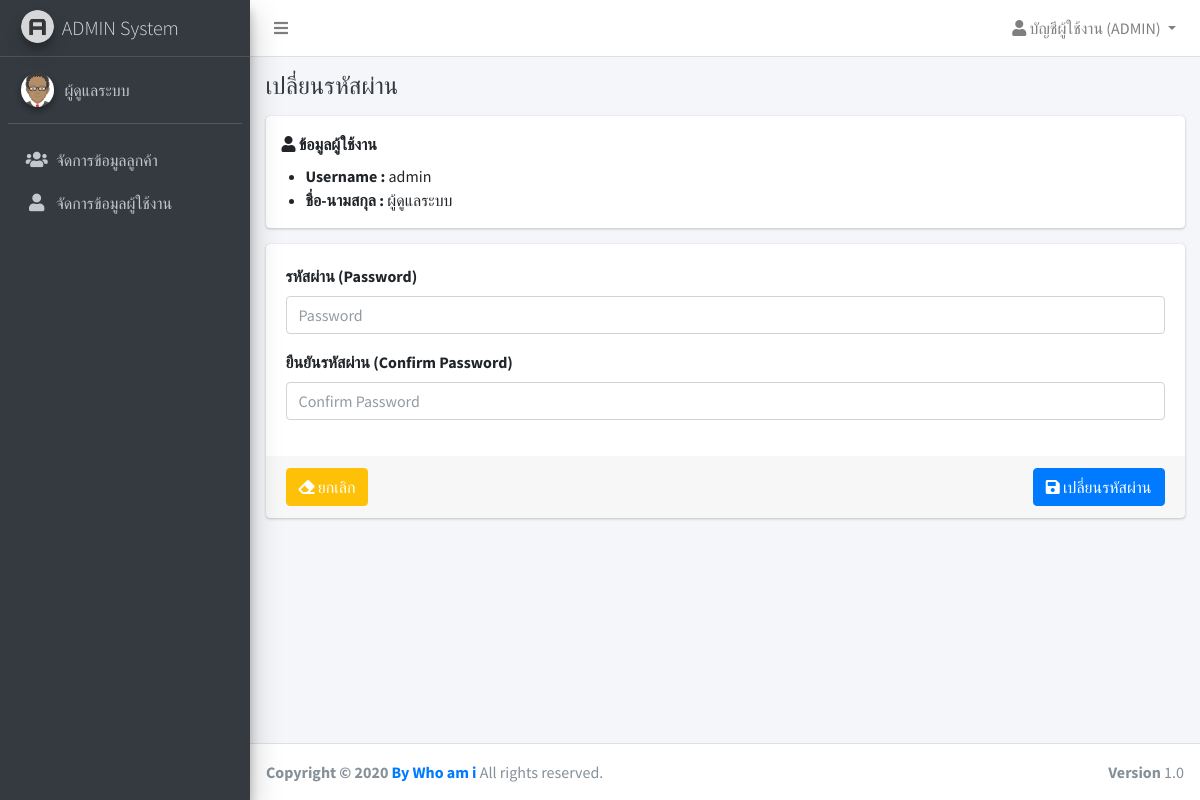
The app's page /admin/profile/password.php (signed in) with its own data.
### tables this page shows
CREATE TABLE `users` (
  `id` int(11) NOT NULL,
  `username` varchar(32) NOT NULL,
  `password` varchar(64) NOT NULL,
  `name` varchar(255) NOT NULL,
  `is_owner` int(1) NOT NULL,
  `created_at` timestamp NOT NULL DEFAULT current_timestamp(),
  `updated_at` timestamp NULL DEFAULT NULL ON UPDATE current_timestamp()
);

### app/SQLiManager.php (called while the page is built, shortened)
<?php
if(class_exists('SQLiManager') === false)
{
	class SQLiManager{
		var $table;
		var $field;
		var $condition;
		public function SQLiManager()
		{
			$this->connect = mysqli_connect(DB_HOST,DB_USER,DB_PASS,DB_NAME);
			$cs1 = "SET character_set_results=utf8";
			mysqli_query($this->connect,$cs1) or die('Error query: ' . mysqli_error($this->connect));
			$cs2 = "SET character_set_client = utf8";
			mysqli_query($this->connect,$cs2) or die('Error query: ' . mysqli_error($this->connect));
			$cs3 = "SET character_set_connection = utf8";
			mysqli_query($this->connect,$cs3) or die('Error query: ' . mysqli_error($this->connect));
			$this->field="*";
		}
		public function select()
		{
			$this->sql="SELECT $this->field FROM $this->table $this->condition";
			$result=mysqli_query($this->connect,$this->sql) or trigger_error(mysqli_error($this->connect),E_USER_ERROR);
			return $result;
		}
	}
}
?>

### app/check_auth.php (called while the page is built, shortened)
<?php
$sql = new SQLiManager();
if( !empty($_SESSION["admin"]) ){
	$sql->table = "users";
	$sql->field = "name, username";
	$sql->condition = "WHERE id={$_SESSION["admin"]}";
	$rsAuth = $sql->select();
}
if( !empty($rsAuth) ){
	if( mysqli_num_rows($rsAuth) <= 0 ){
		session_destroy();
		ob_clean();
		header("location:".URL);
	}
	else{
		$auth = mysqli_fetch_assoc($rsAuth);
	}
}

### admin/layouts/menu_init.php (called while the page is built)
<?php
$menu[] = ["label"=>"จัดการข้อมูลลูกค้า", "key"=>"customers", "url"=>URL."admin/customers", 'icon'=>'fa fa-users'];
$menu[] = ["label"=>"จัดการข้อมูลผู้ใช้งาน", "key"=>"users", "url"=>URL."admin/users", 'icon'=>'fa fa-user'];
?>

### admin/profile/password.php (the view, shortened to what this page needs)
<?php
$_title = "เปลี่ยนรหัสผ่าน";
include("../layouts/header.php");
include($_pathURL."admin/layouts/navbar.php");
include($_pathURL."admin/layouts/menu.php");
$sql->table = "users";
$sql->condition = "WHERE id='{$_SESSION["admin"]}' LIMIT 1";
$query = $sql->select();
$result = mysqli_fetch_assoc($query);
?>
<div class="content-wrapper">
	<div class="content-header">
		<div class="container-fluid">
			<div class="row">
				<div class="col-sm-12">
					<div class="clearfix">
						<h4 class="m-0 text-dark float-left"><?= !empty($_title) ? $_title : "" ?></h4>
					</div>
				</div>
			</div>
		</div>
	</div>
	<section class="content">
		<div class="container-fluid">
			<div class="card">
				<label class="ml-3 mt-3"><i class="fa fa-user"></i> ข้อมูลผู้ใช้งาน</label>
				<ul>
					<li><span style="font-weight: bold;">Username :</span> <?=$result["username"]?></li>
					<li><span style="font-weight: bold;">ชื่อ-นามสกุล :</span> <?=$result["name"]?></li>
				</ul>
			</div>
			<div class="card">
				<form class="form-submit" action="<?=URL?>admin/profile/save.php?" method="POST">
					<div class="card-body">
						<div class="form-group">
							<label for="password">รหัสผ่าน (Password)</label>
							<input type="password" class="form-control" id="password" name="password" placeholder="Password">
						</div>
						<div class="form-group">
							<label for="password2">ยืนยันรหัสผ่าน (Confirm Password)</label>
							<input type="password" class="form-control" id="password2" name="password2" placeholder="Confirm Password">
						</div>
					</div>
					<div class="card-footer">
						<div class="clearfix">
							<button class="btn btn-warning float-left text-white" type="reset"><i class="fas fa-eraser"></i> ยกเลิก</button>
							<button type="submit" class="btn btn-primary btn-submit float-right">
								<i class="fa fa-save"></i> เปลี่ยนรหัสผ่าน
							</button>
						</div>
					</div>
				</form>
			</div>
		</div>
	</section>
</div>
<?php
include($_pathURL."admin/layouts/footer.php");
?>

### admin/layouts/navbar.php (shortened to what this page needs)
<nav class="main-header navbar navbar-expand navbar-white navbar-light">
	<ul class="navbar-nav">
		<li class="nav-item">
			<a class="nav-link" data-widget="pushmenu" href="#"><i class="fas fa-bars"></i></a>
		</li>
	</ul>
	<ul class="navbar-nav ml-auto">
		<li class="nav-item dropdown">
			<a class="nav-link dropdown-toggle" href="#" id="navbarDropdown" role="button" data-toggle="dropdown" aria-haspopup="true" aria-expanded="false">
				<i class="fa fa-user"></i> บัญชีผู้ใช้งาน (<?=strtoupper($auth["username"])?>)
			</a>
		</li>
	</ul>
</nav>

### admin/layouts/menu.php (shortened to what this page needs)
<aside class="main-sidebar sidebar-dark-primary elevation-4">
	<a href="index3.html" class="brand-link">
		<img src="<?=IMAGES?>/AdminLTELogo.png" alt="AdminLTE Logo" class="brand-image img-circle elevation-3"
		style="opacity: .8">
		<span class="brand-text font-weight-light">ADMIN System</span>
	</a>
	<div class="sidebar">
		<div class="user-panel mt-3 pb-3 mb-3 d-flex">
			<div class="image">
				<img src="<?=IMAGES?>/avatar.png" class="img-circle elevation-2" alt="User Image">
			</div>
			<div class="info" >
				<a href="" class="d-block"><?=$auth["name"]?></a>
			</div>
		</div>
          <?php include("menu_init.php"); ?>
		<nav class="mt-2">
			<ul class="nav nav-pills nav-sidebar flex-column" data-widget="treeview" role="menu" data-accordion="false">
               <?php
               foreach ($menu as $key => $value) {
                    if( empty($value["sub"]) ){
                         ?>
                         <li class="nav-item">
                              <a href="<?=$value["url"]?>?page=<?=$value['key']?>" class="nav-link <?= $value['key'] == $_GET['page'] ? "active" : "" ?>">
                                   <i class="nav-icon <?=$value["icon"]?>"></i>
                                   <p>
                                        <?=$value["label"]?>
                                   </p>
                              </a>
                         </li>
                         <?php
                    }
               }
               ?>
          </ul>
      </nav>
  </div>
</aside>

### records on screen
users: username "ADMIN", name "ผู้ดูแลระบบ", username "admin"

### other values on screen
$value["label"] "จัดการข้อมูลลูกค้า"
$value["label"] "จัดการข้อมูลผู้ใช้งาน"
$_title "เปลี่ยนรหัสผ่าน"
